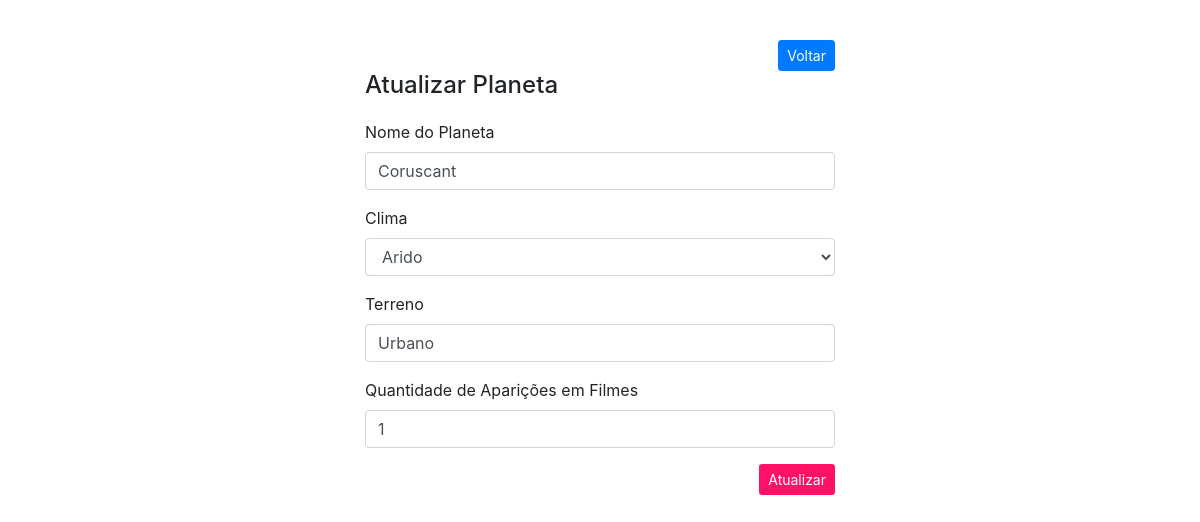
Screenshot of /editar_planeta.php?id=1 with the database file from the repository.
### tables this page shows
CREATE TABLE `planeta` (
  `id_planeta` int(11) NOT NULL,
  `nome` varchar(100) DEFAULT NULL,
  `clima` varchar(100) DEFAULT NULL,
  `terreno` varchar(100) DEFAULT NULL,
  `qntfilme` varchar(100) DEFAULT NULL
);

### editar_planeta.php (the view, shortened to what this page needs)
<?php
include 'conexao.php';
$id = $_GET['id'];
?>
<!DOCTYPE html>
<html>
<head>
	<link rel="stylesheet" href="https://stackpath.bootstrapcdn.com/bootstrap/4.3.1/css/bootstrap.min.css">
</head>
<body>
	<div class="container" id="tamanhoContainer" style="margin-top: 40px">
          <div style="text-align: right">
          <a href="listar_planetas.php" type="button" class="btn btn-sm btn-primary">Voltar</a>
          </div>
		<h4>Atualizar Planeta</h4>
		<form action="_atualiza_planeta.php" method="post" style="margin-top: 20px" >
            <?php
            $sql = "SELECT * FROM `planeta` WHERE id_planeta = $id";
            $busca = mysqli_query ($conexao,$sql);
            while ($array = mysqli_fetch_array($busca)){
          $nome       = $array['nome'];
          $clima      = $array['clima'];
          $terreno    = $array['terreno'];
          $qntfilme   = $array['qntfilme'];
            ?>
  			<div class="form-group">
    			<label>Nome do Planeta</label>
    			<input type="text" class="form-control" name="nome" value = "<?php echo $nome ?>">
    		</div>
        <div class="form-group">
          <label>Clima</label>
          <select class="form-control" name="clima" value = "<?php echo $clima ?>" >
                    <?php
              include 'conexao.php';
                    $sql = "SELECT * FROM clima order by tipo ASC";
                    $buscar = mysqli_query($conexao,$sql);
                    while ($array = mysqli_fetch_array($buscar)){
                    $tipo = $array['tipo'];
                    ?>
                    <option><?php echo $tipo ?></option>
                <?php } ?>
          </select>
        </div>
			<div class="form-group">
    			<label>Terreno</label>
    			<input type="text" class="form-control" name="terreno" value = "<?php echo $terreno ?>" >
      </div>
      <div class="form-group">
          <label>Quantidade de Aparições em Filmes</label>
          <input type="text" class="form-control" name="qntfilme" value = "<?php echo $qntfilme ?>" >
      </div>
  			<div style="text-align: right;">
  				<button type="submit" id="botao" class="btn btn-sm">Atualizar</button>
  			</div>
            <?php } ?>
    	</form>
	</div>
 </body>
</body>
</html>

### editar_planeta.php (style rules this page uses)
#tamanhoContainer { width: 500px; }
#botao { background-color: #FF1168; color: #ffffff; }

### rows the page displays
planeta: nome "Coruscant", terreno "Urbano", qntfilme "1"

### other values shown
form field clima "Arido"
